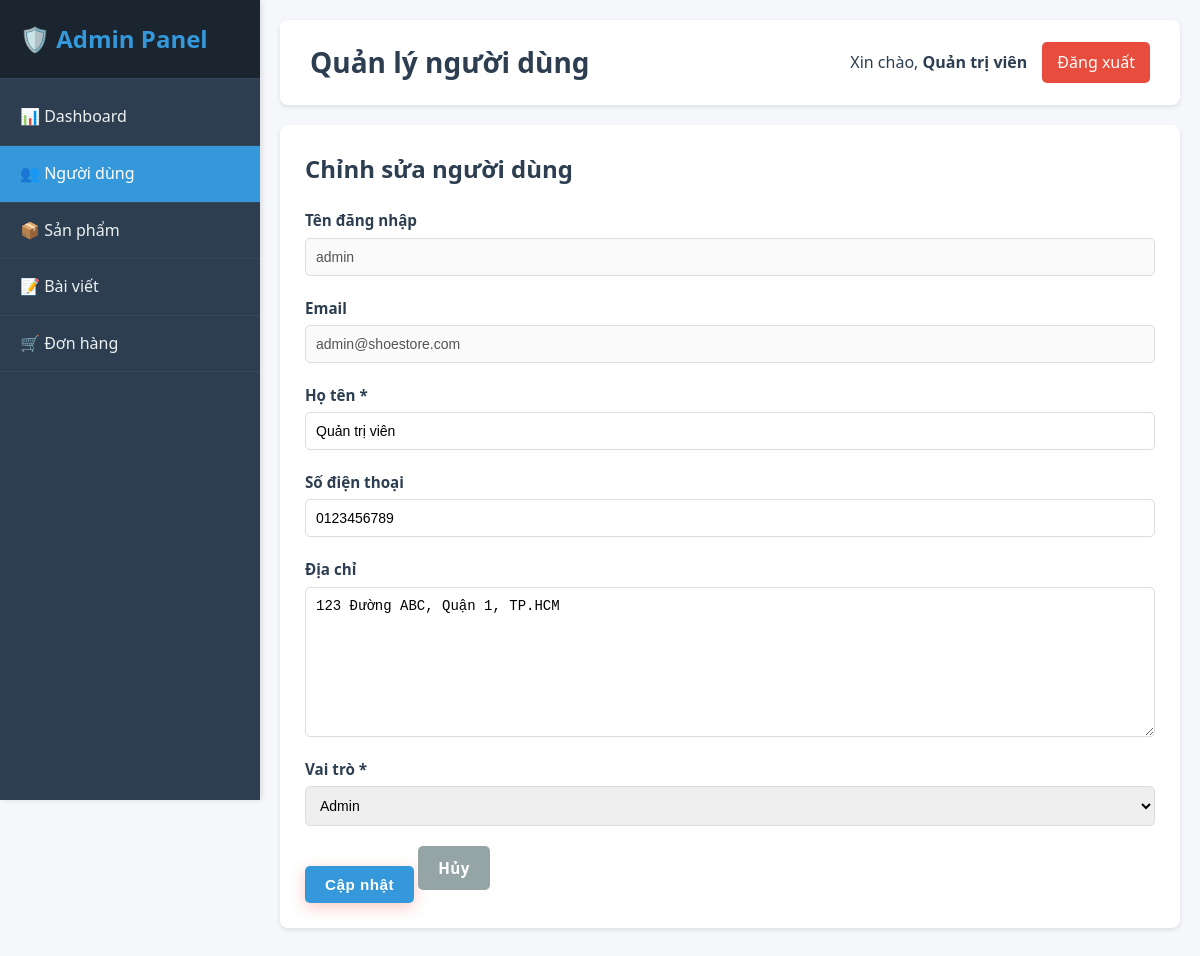
The page /index.php?action=admin&page=users&sub=edit&id=1 (signed in) on the database its author committed.
### tables this page shows
CREATE TABLE IF NOT EXISTS users (
    id INT AUTO_INCREMENT PRIMARY KEY,
    username VARCHAR(50) NOT NULL UNIQUE,
    email VARCHAR(100) NOT NULL UNIQUE,
    password VARCHAR(255) NOT NULL,
    full_name VARCHAR(100) NOT NULL,
    phone VARCHAR(20),
    address TEXT,
    role ENUM('user', 'admin') DEFAULT 'user',
    created_at TIMESTAMP DEFAULT CURRENT_TIMESTAMP
);

### config/database.php (called while the page is built, shortened)
<?php
class Database {
    private $host = 'localhost';
    private $db_name = 'shoe_store';
    private $username = 'root';
    private $password = '';
    public function getConnection() {
        $this->conn = null;
        try {
            $this->conn = new PDO("mysql:host=" . $this->host . ";dbname=" . $this->db_name,
                                $this->username, $this->password);
            $this->conn->setAttribute(PDO::ATTR_ERRMODE, PDO::ERRMODE_EXCEPTION);
            $this->conn->exec("set names utf8");
        } catch(PDOException $exception) {
            echo "Connection error: " . $exception->getMessage();
        }
        return $this->conn;
    }
}
?>

### models/User.php (called while the page is built, shortened)
<?php
class User {
    private $conn;
    private $table_name = "users";
    public function __construct($db) {
        $this->conn = $db;
    }
    public function getUserById($id) {
        $query = "SELECT id, username, email, full_name, phone, address, role, created_at
                  FROM " . $this->table_name . " WHERE id = ? LIMIT 0,1";
        $stmt = $this->conn->prepare($query);
        $stmt->bindParam(1, $id);
        $stmt->execute();
        if($stmt->rowCount() > 0) {
            $row = $stmt->fetch(PDO::FETCH_ASSOC);
            $this->id = $row['id'];
            $this->username = $row['username'];
            $this->email = $row['email'];
            $this->full_name = $row['full_name'];
            $this->phone = $row['phone'];
            $this->address = $row['address'];
            $this->role = $row['role'];
            return true;
        }
        return false;
    }
}
?>

### views/admin/users/edit.php (the view, shortened to what this page needs)
<div class="content-box">
    <h2 style="margin-bottom: 20px; color: #2c3e50;">Chỉnh sửa người dùng</h2>
    <form method="POST" action="">
        <div class="form-group">
            <label>Tên đăng nhập</label>
            <input type="text" value="<?php echo htmlspecialchars($user['username']); ?>" disabled>
        </div>
        <div class="form-group">
            <label>Email</label>
            <input type="email" value="<?php echo htmlspecialchars($user['email']); ?>" disabled>
        </div>
        <div class="form-group">
            <label>Họ tên *</label>
            <input type="text" name="full_name" value="<?php echo htmlspecialchars($user['full_name']); ?>" required>
        </div>
        <div class="form-group">
            <label>Số điện thoại</label>
            <input type="text" name="phone" value="<?php echo htmlspecialchars($user['phone'] ?? ''); ?>">
        </div>
        <div class="form-group">
            <label>Địa chỉ</label>
            <textarea name="address"><?php echo htmlspecialchars($user['address'] ?? ''); ?></textarea>
        </div>
        <div class="form-group">
            <label>Vai trò *</label>
            <select name="role" required>
                <option value="admin" <?php echo $user['role'] == 'admin' ? 'selected' : ''; ?>>Admin</option>
            </select>
        </div>
        <button type="submit" class="btn btn-primary">Cập nhật</button>
        <a href="index.php?action=admin&page=users&sub=list" class="btn" style="background: #95a5a6; color: white;">Hủy</a>
    </form>
</div>

### assets/css/style.css (style rules this page uses)
* { margin: 0; padding: 0; box-sizing: border-box; }
body { font-family: 'Segoe UI', Tahoma, Geneva, Verdana, sans-serif; line-height: 1.6; color: #2c3e50; background-color: #fafbfc; font-size: 16px; }
.btn { display: inline-block; padding: 0.875rem 2rem; text-decoration: none; border-radius: 8px; font-weight: 600; font-size: 0.95rem; transition: all 0.3s ease; border: none; cursor: pointer; position: relative; overflow: hidden; text-align: center; letter-spacing: 0.5px; }
.btn::before { content: ''; position: absolute; top: 0; left: -100%; width: 100%; height: 100%; background: linear-gradient(90deg, transparent, rgba(255,255,255,0.2), transparent); transition: left 0.5s; }
.btn-primary { background: linear-gradient(135deg, #e74c3c 0%, #c0392b 100%); color: white; box-shadow: 0 4px 15px rgba(231, 76, 60, 0.3); }
.form-group { margin-bottom: 1.5rem; }
.form-group label { display: block; margin-bottom: 0.5rem; font-weight: 500; color: #333; }
.form-group input, .form-group textarea { width: 100%; padding: 0.75rem; border: 1px solid #ddd; border-radius: 5px; font-size: 1rem; }
.form-group { display: flex; flex-direction: column; }
.form-group label { margin-bottom: 0.5rem; font-weight: 500; color: #333; }
.form-group input, .form-group select, .form-group textarea { padding: 0.75rem; border: 1px solid #ddd; border-radius: 5px; font-size: 1rem; transition: border-color 0.3s; }
.form-group label { margin-bottom: 0.5rem; font-weight: 600; color: #2c3e50; font-size: 0.95rem; }
html { scroll-behavior: smooth; }

### views/admin/layout/header.php (style rules this page uses)
* { margin: 0; padding: 0; box-sizing: border-box; }
body { font-family: 'Segoe UI', Tahoma, Geneva, Verdana, sans-serif; background: #f5f7fa; }
.content-box { background: white; padding: 25px; border-radius: 8px; box-shadow: 0 2px 4px rgba(0,0,0,0.1); margin-bottom: 20px; }
.btn { padding: 10px 20px; border: none; border-radius: 5px; cursor: pointer; text-decoration: none; display: inline-block; transition: all 0.3s; }
.btn-primary { background: #3498db; color: white; }
.form-group { margin-bottom: 20px; }
.form-group label { display: block; margin-bottom: 5px; font-weight: 600; color: #2c3e50; }
.form-group input, .form-group textarea, .form-group select { width: 100%; padding: 10px; border: 1px solid #ddd; border-radius: 5px; font-size: 14px; }
.form-group textarea { min-height: 150px; resize: vertical; }

### rows shown on the page
users: username "admin", email "admin@shoestore.com", full_name "Quản trị viên", phone "0123456789", address "123 Đường ABC, Quận 1, TP.HCM", role "Admin"

### other values the page prints
$page_title "Quản lý người dùng"
$_SESSION['user_full_name'] "Quản trị viên"
